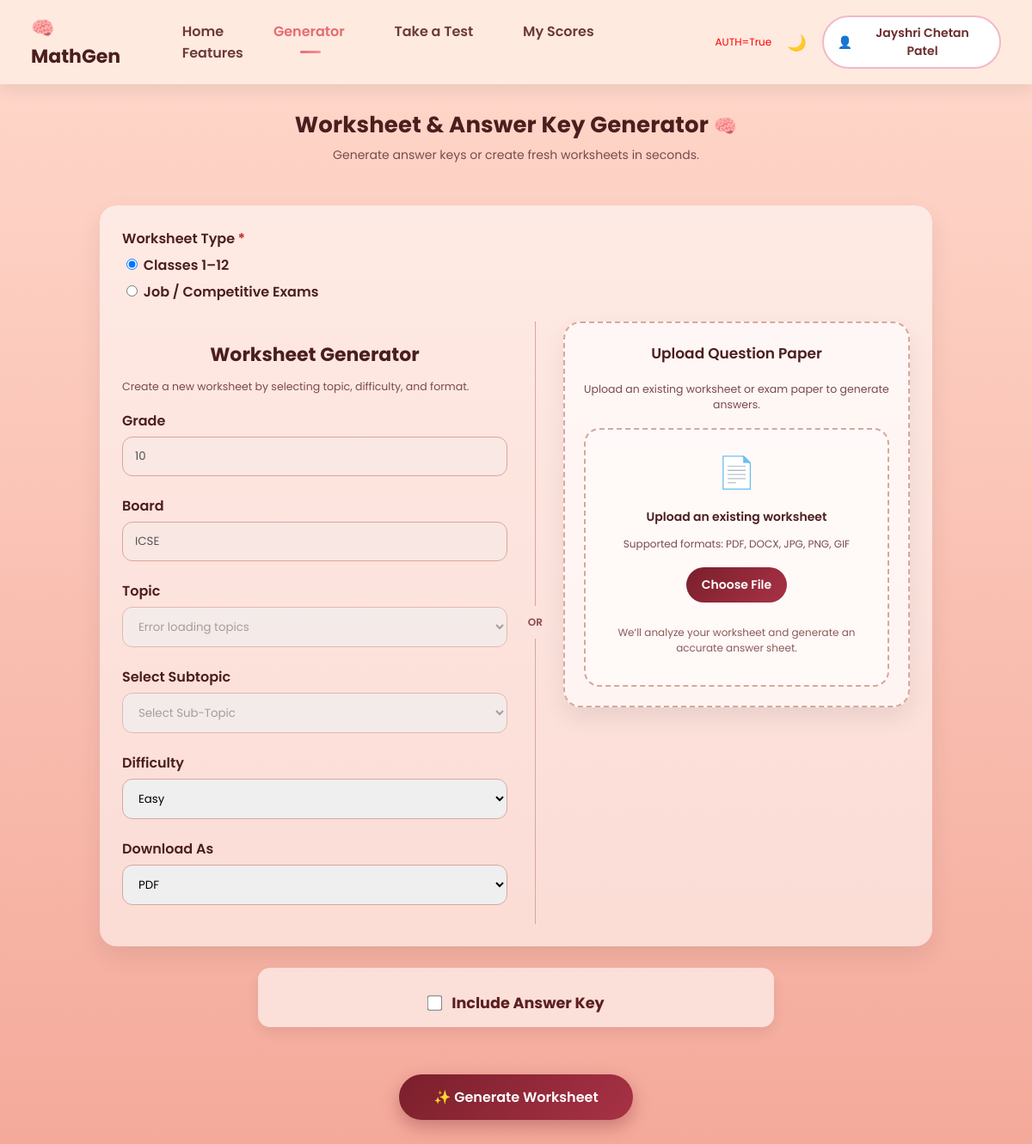
/generate-worksheet (signed in), run on the app's committed database.
### server.py (models this page shows, shortened)
class User(UserMixin, db.Model):
    id = db.Column(db.Integer, primary_key=True)
    name = db.Column(db.String(100), nullable=False)
    email = db.Column(db.String(120), unique=True, nullable=False)
    country_code = db.Column(db.String(5), nullable=False, default="+91")  # ✅ ADD
    phone_number = db.Column(db.String(30), unique=True, nullable=True)
    grade = db.Column(db.Integer, nullable=True)
    password_hash = db.Column(db.String(256), nullable=True)
    age = db.Column(db.Integer, nullable=True)
    city = db.Column(db.String(100), nullable=True)
    postal_code = db.Column(db.String(20), nullable=True)
    timezone = db.Column(db.String(50), nullable=True)
    whatsapp_consent = db.Column(db.Boolean, default=False)
    newsletter_consent = db.Column(db.Boolean, default=False)
    board = db.Column(db.String(50), nullable=True)
    profile_completed = db.Column(db.Boolean, default=False)
    dob = db.Column(db.Date, nullable=True)

### server.py (the view, shortened to what this page needs)
@app.route('/generate-worksheet', methods=['GET', 'POST'])
@login_required
def generate_worksheet():
    if request.method == 'GET':
        return render_template('index.html')

### server.py (called while the page is built)
@app.context_processor
def inject_now():
    return {'now': datetime.now}

@login_manager.user_loader
def load_user(user_id):
    return User.query.get(int(user_id))

### templates/index.html (shortened to what this page needs)
{% extends "base.html" %}
{% block content %}
<div class="page-header">
    <h1 class="page-title">
        Worksheet & Answer Key Generator <span>🧠</span>
    </h1>
    <p class="page-subtitle">
        Generate answer keys or create fresh worksheets in seconds.
    </p>
</div>
<form
    method="POST"
    action="{{ url_for('generate_worksheet') }}"
    enctype="multipart/form-data"
>
<div class="ws-container">
<div class="ws-card">
    <div class="form-group">
  <label class="required">Worksheet Type</label>
  <label>
    <input type="radio" name="worksheet_type" value="school" checked onchange="toggleWorksheetType()">
    Classes 1–12
  </label>
  <label>
    <input type="radio" name="worksheet_type" value="job" onchange="toggleWorksheetType()">
    Job / Competitive Exams
  </label>
</div>
    <div class="ws-grid">
<div class="left-panel">
    <div id="school-fields">
<h3 class="section-title">Worksheet Generator</h3>
<p class="section-desc">
    Create a new worksheet by selecting topic, difficulty, and format.
</p>
            <div class="form-group">
                <label>Grade</label>
                <input class="pretty-input" value="{{ current_user.grade }}" disabled>
            </div>
            <div class="form-group">
                <label>Board</label>
                <input class="pretty-input" value="{{ current_user.board }}" disabled>
            </div>
            <div class="form-group">
                <label>Topic</label>
                <select class="pretty-select" name="topic" id="topic" disabled>
                    <option value="">Loading topics...</option>
                </select>
            </div>
            <div class="form-group">
    <label>Select Subtopic</label>
    <select class="pretty-select" name="subtopic" id="subtopic" disabled>
        <option value="">Select Sub-Topic</option>
    </select>
</div>
            <div class="form-group">
                <label>Difficulty</label>
                <select class="pretty-select" name="difficulty">
                    <option value="Easy">Easy</option>
                </select>
            </div>
            <div class="form-group">
                <label>Download As</label>
                <select class="pretty-select" name="school_format" id="school-format">
                    <option value="pdf">PDF</option>
                </select>
            </div>
</div>
</div>
        <div class="vertical-or">OR</div>
        <div class="ws-card secondary upload-card">
    <h3 class="section-title">Upload Question Paper</h3>
<p class="section-desc">
    Upload an existing worksheet or exam paper to generate answers.
</p>
    <div class="upload-zone">
        <div class="upload-icon">📄</div>
        <p class="upload-title">Upload an existing worksheet</p>
        <p class="upload-subtext">
            Supported formats: PDF, DOCX, JPG, PNG, GIF
        </p>
        <label class="upload-btn">
            Choose File
        </label>
        <p class="upload-hint">
            We’ll analyze your worksheet and generate an accurate answer sheet.
        </p>
    </div>
</div>
    </div>
</div>
<div class="answer-key-bar">
    <label class="checkbox-group">
        <input type="checkbox" name="answer_key" value="1">
        Include Answer Key
    </label>
</div>
<div class="generate-btn">
    <button type="submit" id="generateBtn" disabled>
    ✨ Generate Worksheet
</button>
</div>
</form>
{% endblock %}

### templates/base.html (shortened to what this page needs)
<!DOCTYPE html>
<html lang="en">
<head>
</head>
<body>
<div class="navbar">
    <div class="logo">🧠 MathGen</div>
    <nav class="nav-links">
    <a href="{{ url_for('landing_page') }}"
       class="{% if request.endpoint == 'landing_page' %}active{% endif %}">
        Home
    </a>
    <a href="{{ url_for('generate_worksheet') }}"
   class="nav-link {% if request.endpoint == 'generate_worksheet' %}active{% endif %}">
    Generator
</a>
    <a href="{{ url_for('job_exams') }}"
       class="{% if request.endpoint == 'job_exams' %}active{% endif %}">
        Take a Test
    </a>
    <a href="{{ url_for('my_scores') }}"
       class="{% if request.endpoint == 'my_scores' %}active{% endif %}">
        My Scores
    </a>
    <a href="{{ url_for('features') }}"
       class="{% if request.endpoint == 'features' %}active{% endif %}">
        Features
    </a>
</nav>
    <div class="nav-right">
        <span style="color:red;font-size:12px;">
AUTH={{ current_user.is_authenticated }}
</span>
    <div class="dark-toggle" onclick="toggleDark()">🌙</div>
    {% if current_user.is_authenticated %}
        <div class="profile" id="profileBox">
           <button type="button" class="profile-btn" onclick="toggleProfile()">
    👤 <span>{{ current_user.name }}</span>
</button>
        </div>
    {% else %}
        <a href="#" id="loginBtn">Login</a>
        <a href="{{ url_for('register') }}">Sign Up</a>
    {% endif %}
</div>
</div>
{% block content %}{% endblock %}
</body>
</html>

### templates/base.html (style rules this page uses)
* { box-sizing: border-box; font-family: 'Poppins', sans-serif; }
body { margin: 0; background: linear-gradient(180deg, #ffd9cc, #f4a99a); color: #4b1e1e; transition: background 0.3s, color 0.3s; }
.navbar { background: rgba(255, 235, 225, 0.95); padding: 16px 36px; display: flex; justify-content: space-between; align-items: center; box-shadow: 0 6px 20px rgba(0,0,0,0.08); position: sticky; top: 0; z-index: 1000; }
.logo { font-size: 22px; font-weight: 700; display: flex; align-items: center; gap: 8px; }
.nav-links a { margin-left: 26px; text-decoration: none; font-weight: 500; color: inherit; }
.nav-right { display: flex; align-items: center; gap: 18px; }
.profile { position: relative; }
.profile-btn { display: flex; align-items: center; gap: 8px; padding: 8px 16px; border-radius: 999px; background: #fff; border: 2px solid #f2b8c6; font-size: 14px; font-weight: 600; color: #6b2b2b; cursor: pointer; outline: none; transition: all 0.25s ease; }
.profile-btn { appearance: none; -webkit-appearance: none; }
.dark-toggle { cursor: pointer; font-size: 18px; }
.navbar a { position: relative; padding: 8px 14px; font-weight: 600; color: #6b3a3a; text-decoration: none; transition: all 0.3s ease; }
.navbar a.active { color: #e56b6f; }
.navbar a.active::after { content: ""; position: absolute; bottom: -6px; left: 50%; transform: translateX(-50%); width: 24px; height: 3px; background: linear-gradient(135deg, #e56b6f, #ff8fa3); border-radius: 10px; }
label.required::after { content: " *"; color: #c0392b; font-weight: 700; }
.checkbox-group { display: flex; align-items: center; gap: 10px; }
.checkbox-group input[type="checkbox"] { width: 16px; height: 16px; margin: 0; cursor: pointer; }

### data on the page
User: name "Jayshri Chetan Patel", grade "10", board "ICSE"

### other printed values
{{ current_user.is_authenticated }} "True"
